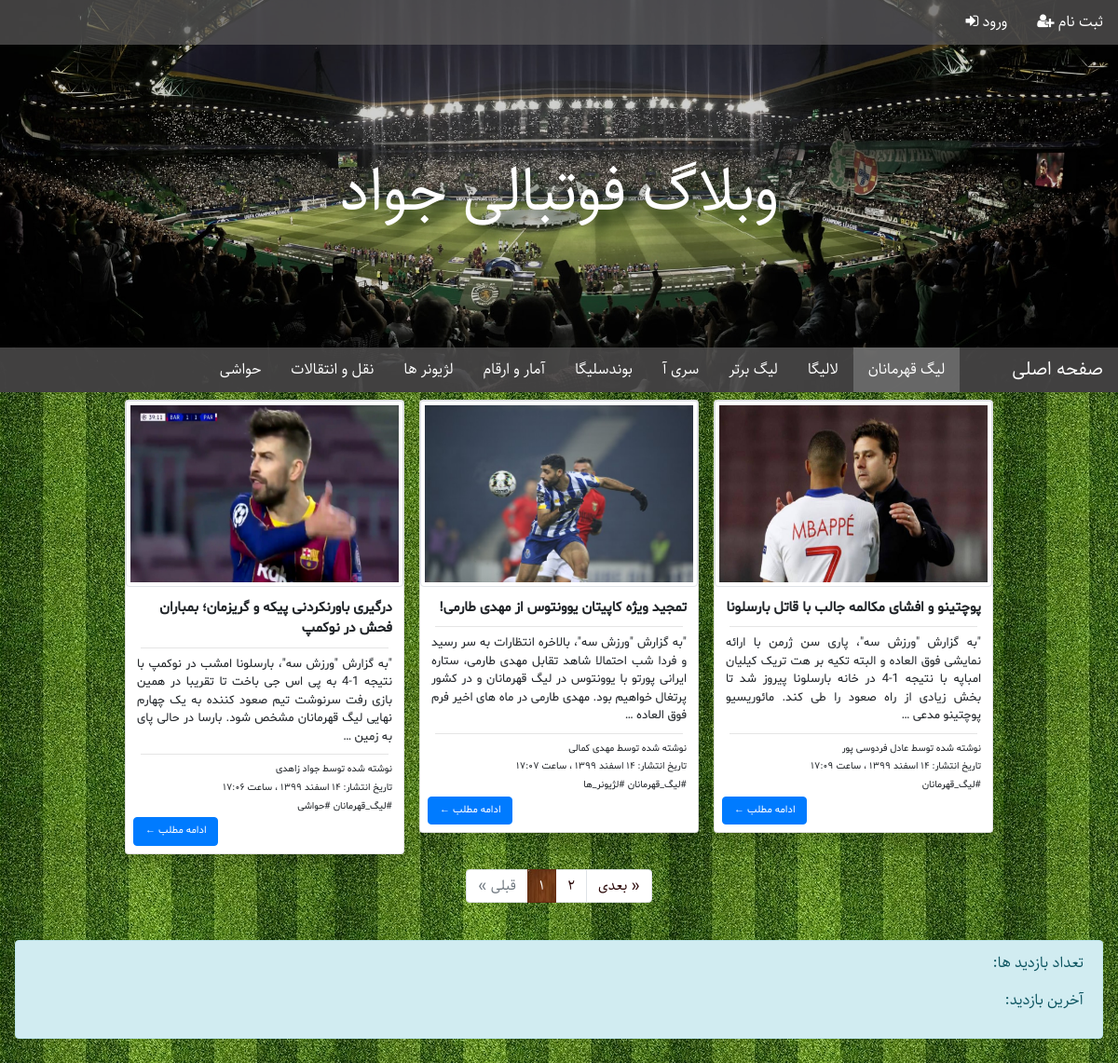
Screenshot of /football/category/Champions-League with the database file from the repository.
### football/models.py (models this page shows, shortened)
class Category(models.Model):
    name = models.CharField(max_length=100, unique=True, verbose_name='عنوان')
    slug = models.SlugField(max_length=100, unique=True, verbose_name='آدرس دسته بندی')
    position = models.IntegerField(verbose_name='جایگاه')
    class Meta:
        verbose_name = 'دسته بندی'
        verbose_name_plural = 'دسته بندی ها'
        ordering = ['position']

class Article(models.Model):
    STATUS_CHOICES = (
        ('D', 'پیش نویس'),
        ('P', 'منتشر شده')
    )
    title = models.CharField(max_length=100, verbose_name='عنوان')
    author = models.ForeignKey(UserProfile, on_delete=models.SET_NULL, null=True,
        related_name='articles', verbose_name='نویسنده')
    content = models.TextField(verbose_name='محتوا')
    thumbnail = models.ImageField(upload_to='images', verbose_name='تصویر')
    slug = models.SlugField(max_length=100, unique=True, verbose_name='آدرس مقاله')
    categories = models.ManyToManyField(Category, related_name='articles',
        verbose_name='دسته بندی ها')
    publish = models.DateTimeField(default=timezone.now, verbose_name='زمان انتشار')
    created = models.DateTimeField(auto_now_add=True)
    updated = models.DateTimeField(auto_now=True)
    status = models.CharField(max_length=1, choices=STATUS_CHOICES, verbose_name='وضعیت')
    class Meta:
        verbose_name = 'مقاله'
        verbose_name_plural = 'مقالات'
    def jpublish(self):
        return datetime_to_jalali_str(self.publish)
    jpublish.short_description = 'زمان انتشار'
    objects = ArticleManager()

class UserProfile(models.Model):
    user = models.OneToOneField(User, on_delete=models.CASCADE, related_name='profile')
    picture = models.ImageField(upload_to='profile_images', verbose_name='تصویر')
    birthday = models.DateField(verbose_name='تاریخ تولد')
    class Meta:
        verbose_name = 'نویسنده'
        verbose_name_plural = 'نویسندگان'
    def __str__(self):
        return '{} {}'.format(self.user.first_name, self.user.last_name)

### football/views.py (the view)
# urls.py: path('category/<slug:slug>', views.category, name='category'),
def category(request, slug):
    category_obj = get_object_or_404(Category, slug=slug)
    article_list = category_obj.articles.published()
    paginator = Paginator(article_list, 3)
    page_number = request.GET.get('page', 1)
    articles = paginator.get_page(page_number)
    context = {
        'articles': articles,
        'active': slug
    }
    return render(request, 'football/home.html', context)

### extensions/jalali.py (called while the page is built)
    def persian_tuple(self):
        return self.persian_year, self.persian_month, self.persian_day

### extensions/utils.py (called while the page is built)
def numbers_to_persian(string):
    en_to_fa = {
        '0': '۰',
        '1': '۱',
        '2': '۲',
        '3': '۳',
        '4': '۴',
        '5': '۵',
        '6': '۶',
        '7': '۷',
        '8': '۸',
        '9': '۹',
    }
    for en, fa in en_to_fa.items():
        string = string.replace(en, fa)
    return string

def datetime_to_jalali_str(time):
    jalali_month = (
        'فروردین',
        'اردیبهشت',
        'خرداد',
        'تیر',
        'مرداد',
        'شهریور',
        'مهر',
        'آبان',
        'آذر',
        'دی',
        'بهمن',
        'اسفند'
    )
    time = timezone.localtime(time)
    year, month, day = jalali.Gregorian(time.year, time.month, time.day).persian_tuple()
    jalali_to_str = '{} {} {} ، ساعت {:02d}:{:02d}'.format(
        day,
        jalali_month[month-1],
        year,
        time.hour,
        time.minute
    )
    return numbers_to_persian(jalali_to_str)

### football/models.py (called while the page is built)
    def published(self):
        return self.filter(status='P')

### football/templatetags/base_filters.py (called while the page is built)
@register.filter
@stringfilter
def to_persian(mystr):
    return numbers_to_persian(mystr)

@register.filter
@stringfilter
def underscored(mystr):
    return mystr.replace(' ', '_')

### football/templatetags/base_tags.py (called while the page is built)
@register.simple_tag
def title():
    return 'وبلاگ فوتبالی جواد'

@register.inclusion_tag('football/category_navbar.html')
def category_navbar(active):
    return {
        'active': active,
        'categories': Category.objects.all()
    }

@register.inclusion_tag('football/top_navbar.html')
def top_navbar(user):
    return {
        'user': user,
    }

@register.inclusion_tag('football/article_card.html')
def article_card(article):
    return {
        'article': article,
    }

@register.inclusion_tag('football/article_pagination.html')
def article_pagination(page_obj):
    return {
        'articles': page_obj,
    }

### templates/football/home.html (shortened to what this page needs)
{% extends 'football/base_articles.html' %}
{% load static %}
{% load base_filters %}
{% load base_tags %}
{% block head %}
	<link rel='stylesheet' href='{% static "football/css/article_card.css" %}'>
	<link rel='stylesheet' href='{% static "football/css/article_pagination.css" %}'>
{% endblock %}
{% block content %}
	<div class='w-100 d-flex flex-row-reverse flex-wrap justify-content-center align-items-start'>
	{% for article in articles %}
		{% article_card article %}
	{% endfor %}
	</div>
	{% if articles.has_other_pages %}
		{% article_pagination articles %}
	{% endif %}
	<div class='alert alert-info text-right m-3'>
		<p>تعداد بازدید ها: {{request.COOKIES.visits}}</p>
		<p>آخرین بازدید: {{request.COOKIES.last_visit}}</p>
	</div>
{% endblock %}

### templates/football/category_navbar.html (shortened to what this page needs)
<nav class='navbar navbar-expand-lg navbar-dark categories p-0'>
    {% if active == "home" %}
    <a class="navbar-brand py-2 px-3 text-white m-0" style='background-color: #727272cb;' href='{% url "football:home" %}'> صفحه اصلی </a>
    {% else %}
    <a class="navbar-brand py-2 px-3 text-white m-0" href='{% url "football:home" %}'> صفحه اصلی </a>
    {% endif %}
    <div class="collapse navbar-collapse m-0" id="collapsibleNavbar">
        <ul class='navbar-nav m-0'>
        {% for category in categories %}
            {% if active == category.slug %}
            <li class='nav-item py-1 px-2 text-center' style='background-color: #727272cb;'>
                <a class="nav-link text-white" href='{% url "football:category" category.slug %}'> {{category.name}} </a>
            </li>
            {% else %}
            <li class='nav-item py-1 px-2 text-center'>
                <a class="nav-link text-white" href='{% url "football:category" category.slug %}'> {{category.name}} </a>
            </li>
            {% endif %}
        {% endfor %}
        </ul>
    </div>
</nav>

### templates/football/article_card.html
{% load base_filters %}
<article class='card m-2 shadow article'>
    <img src='{{article.thumbnail.url}}' class='img-thumbnail card-img-top article-img'>
    <div class='p-2'>
        <p class='font-weight-bold text-right m-1 title'>{{article.title}}</p>
        <hr class='m-2'>
        <p class='text-justify m-1'>{{article.content|truncatewords:40}}</p>
        <hr class='m-2'>
        <p class='small text-right m-1'>نوشته شده توسط {{article.author}}</p>
        <p class='small text-right m-1'>تاریخ انتشار: {{article.jpublish}}</p>
        <p class='small text-right m-1'>
            {% for category in article.categories.all %}
            <span>#{{category.name|underscored}}</span>
            {% endfor %}
        </p>
        <a href='{% url "football:article" article.slug %}' class="btn btn-primary continue" role="button">ادامه مطلب &larr;</a>
    </div>
</article>

### static/football/css/base_articles.css (style rules this page uses)
body { direction: rtl; }
.categories, .top-nav { font-family: Sahel; background-color: #575656c0; }

### static/football/css/article_card.css (style rules this page uses)
article { font-family: Shabnam; font-size: 13px; width: 300px; }
.title { font-size: 15px; }
.article-img { height: 200px; }
.continue { font-size: 11px; }

### rows the page displays
Category: name "لیگ قهرمانان", name|underscored "لیگ_قهرمانان"
Category: name "لالیگا"
Category: name "لیگ برتر"
Category: name "سری آ"
Category: name "بوندسلیگا"
Category: name "آمار و ارقام"
Category: name "لژیونر ها", name|underscored "لژیونر_ها"
Category: name "نقل و انتقالات"
Category: name "حواشی", name|underscored "حواشی"
Article: thumbnail (picture), title "درگیری باورنکردنی پیکه و گریزمان؛ بمباران فحش در نوکمپ", content "\"به گزارش \"ورزش سه\"، بارسلونا امشب در نوکمپ با نتیجه 1-4 به پی اس جی باخت تا تقریبا در همین بازی رفت سرنوشت تیم صعود کننده به یک چهارم نهایی لیگ قهرمانان مشخص شود. بارسا در حالی پای به زمین …", author "جواد زاهدی", jpublish "۱۴ اسفند ۱۳۹۹ ، ساعت ۱۷:۰۶"
Article: thumbnail (picture), title "تمجید ویژه کاپیتان یوونتوس از مهدی طارمی!", content "\"به گزارش \"ورزش سه\"، بالاخره انتظارات به سر رسید و فردا شب احتمالا شاهد تقابل مهدی طارمی، ستاره ایرانی پورتو با یوونتوس در لیگ قهرمانان و در کشور پرتغال خواهیم بود. مهدی طارمی در ماه های اخیر فرم فوق العاده …", author "مهدی کمالی", jpublish "۱۴ اسفند ۱۳۹۹ ، ساعت ۱۷:۰۷"
Article: thumbnail (picture), title "پوچتینو و افشای مکالمه جالب با قاتل بارسلونا", content "\"به گزارش \"ورزش سه\"، پاری سن ژرمن با ارائه نمایشی فوق العاده و البته تکیه بر هت تریک کیلیان امباپه با نتیجه 1-4 در خانه بارسلونا پیروز شد تا بخش زیادی از راه صعود را طی کند. مائوریسیو پوچتینو مدعی …", author "عادل فردوسی پور", jpublish "۱۴ اسفند ۱۳۹۹ ، ساعت ۱۷:۰۹"

### other values shown
{{ i|to_persian }} "۱"
{{ i|to_persian }} "۲"
